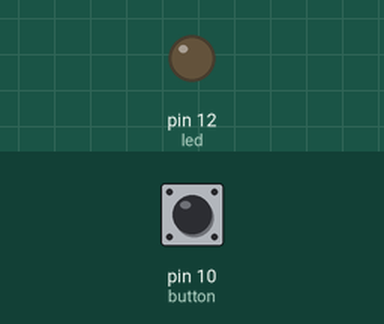
This sketch was run on a simulated Arduino Uno, built with avr-gcc and run on an emulated ATmega328P. Parts: output pins drawn as LEDs (lit = HIGH). Dashed ring = blinking. Inputs (shaded band) come from the test bench; at power-on: pin 10 (button) HIGH.

Above: at 1.2 s.
1.3 s: pin 10 (button) pulled LOW for 1 s
At 1.67 s:
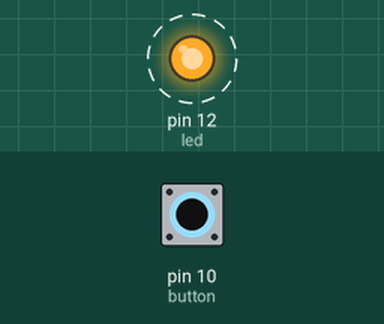
3.8 s: pin 10 (button) pulled LOW for 0.15 s
At 5.2 s:
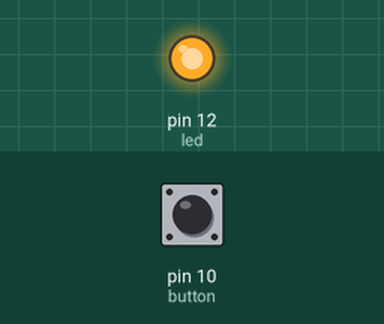
5.5 s: pin 10 (button) pulled LOW for 3.2 s
At 9.1 s:
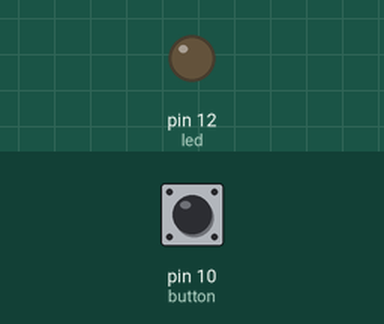
Timing chart, 0 to 10.6 s (numbered marks = the images above; inputs shaded):
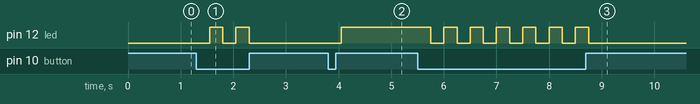

Measured:
- after the input at 1.3 s, pin 12 (led): alternates HIGH for 0.25 s and LOW for 0.25 s, 4 changes in all, then stays LOW, starting after 0.25 s
- after the input at 3.8 s, pin 12 (led): LOW → HIGH after 0.25 s
- after the input at 5.5 s, pin 12 (led): alternates HIGH for 0.25 s and LOW for 0.25 s, 13 changes in all, then stays LOW, starting after 0.25 s

The sketch:

on_off_key.ino
```cpp
#define button 10
#define led 12


// the setup routine runs once when you press reset:
void setup() {
  // initialize the digital pin as an output.
  pinMode(led, OUTPUT);
  pinMode(button, INPUT_PULLUP);

  digitalWrite(led, LOW);
}

boolean vstatus=LOW;
// the loop routine runs over and over again forever:
void loop() {

if (digitalRead(button) == LOW) {

      delay(250);

      if (vstatus == LOW) {
        vstatus = HIGH;
      }
      else {
        vstatus = LOW;
      }
    digitalWrite(led, vstatus);   // turn the LED on (HIGH is the voltage level)
  }

}
```
